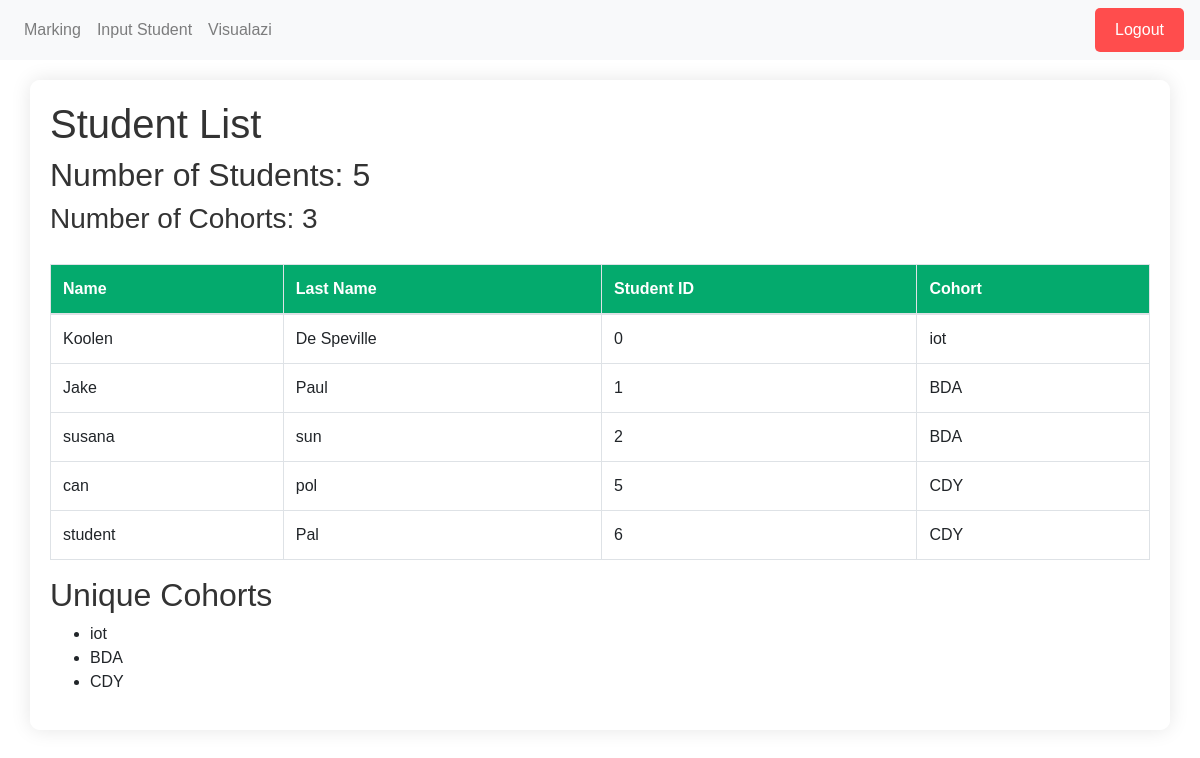
/teachers/ (signed in), run on the app's committed database.
### register/models.py (models this page shows, shortened)
class StudentMarkForm(models.Model):
    name = models.CharField(max_length=255)
    last_name = models.CharField(max_length=255)
    student_id = models.IntegerField( unique=True,primary_key=True)
    cohort = models.CharField(max_length=50)
    Computer_Arquitecture = models.FloatField(default=False)
    Networking = models.FloatField(default=False)
    R_Programming = models.FloatField(default=False)

### register/views.py (the view)
# urls.py: path('teachers/', views.teachers_page, name='teachers_page'),
@login_required
def teachers_page(request):
    student_count = StudentMarkForm.objects.count()
    cohort_count = StudentMarkForm.objects.values('cohort').distinct().count()
    students = StudentMarkForm.objects.all()
    cohorts = StudentMarkForm.objects.values_list('cohort', flat=True).distinct()
    return render(request, 'teachers.html', {'student_count': student_count, 'students': students, 'cohort_count': cohort_count, 'cohorts': list(cohorts)})

### register/templates/teachers.html (shortened to what this page needs)
<!DOCTYPE html>
<html lang="en">
<head>
    <link rel="stylesheet" href="https://stackpath.bootstrapcdn.com/bootstrap/4.3.1/css/bootstrap.min.css" />
</head>
<body>
    <nav class="navbar navbar-expand-lg navbar-light bg-light">
        <div class="collapse navbar-collapse" id="navbarNav">
            <ul class="navbar-nav">
                <li class="nav-item"><a class="nav-link" href="{% url 'marking' %}">Marking</a></li>
                <li class="nav-item"><a class="nav-link" href="{% url 'studentmark' %}">Input Student</a></li>
                <li class="nav-item"><a class="nav-link" href="{% url 'upload_csv' %}">Visualazi</a></li>
            </ul>
            <form method="post" action="{% url 'logout' %}" class="ml-auto">
                <button type="submit" class="logout-button">Logout</button>
            </form>
        </div>
    </nav>
    <div class="container">
        {% block content %}
        <h1>Student List</h1>
        <h2>Number of Students: {{ student_count }}</h2>
        <h3>Number of Cohorts: {{ cohort_count }}</h3>
        {% if students %}
        <div class="table-responsive">
            <table class="table table-bordered">
                <thead>
                    <tr>
                        <th>Name</th>
                        <th>Last Name</th>
                        <th>Student ID</th>
                        <th>Cohort</th>
                    </tr>
                </thead>
                <tbody>
                    {% for student in students %}
                    <tr>
                        <td>{{ student.name }}</td>
                        <td>{{ student.last_name }}</td>
                        <td>{{ student.student_id }}</td>
                        <td>{{ student.cohort }}</td>
                    </tr>
                    {% endfor %}
                </tbody>
            </table>
        </div>
        {% else %}
        <p class="text-danger">No students found.</p>
        {% endif %}
        {% if cohorts %}
        <h2>Unique Cohorts</h2>
        <ul>
            {% for cohort in cohorts %}
            <li>{{ cohort }}</li>
            {% endfor %}
        </ul>
        {% else %}
        <p class="text-warning">No cohorts available.</p>
        {% endif %}
        {% endblock %}
    </div>
</body>
</html>

### register/templates/teachers.html (style rules this page uses)
body { animation: backgroundScroll 80s linear infinite; background-image: url(https://cdn.pixabay.com/photo/2023/11/06/09/52/mountain-8369262_960_720.jpg); background-attachment: fixed; background-size: cover; background-position: center; font-family: 'Arial', sans-serif; margin: 0; padding: 0; }
.container { padding: 20px; background-color: rgba(255, 255, 255, 0.8); border-radius: 10px; max-width: 95%; margin: 20px auto; box-shadow: 0 0 20px rgba(0, 0, 0, 0.1); }
h1, h2, h3 { color: #333; }
table { width: 100%; border-collapse: collapse; margin-top: 20px; }
th, td { padding: 12px; text-align: left; border-bottom: 1px solid #ddd; }
th { background-color: #04AA6D; color: white; }
.logout-button { background-color: #ff4d4d; color: white; border: none; padding: 10px 20px; border-radius: 5px; cursor: pointer; font-size: 16px; }
.navbar { margin-bottom: 20px; }

### data on the page
StudentMarkForm: name "Koolen", last_name "De Speville", student_id "0", cohort "iot"
StudentMarkForm: name "Jake", last_name "Paul", student_id "1", cohort "BDA"
StudentMarkForm: name "susana", last_name "sun", student_id "2", cohort "BDA"
StudentMarkForm: name "can", last_name "pol", student_id "5", cohort "CDY"
StudentMarkForm: name "student", last_name "Pal", student_id "6", cohort "CDY"

### other printed values
{{ student_count }} "5"
{{ cohort_count }} "3"
{{ cohort }} "iot" "BDA" "CDY"
